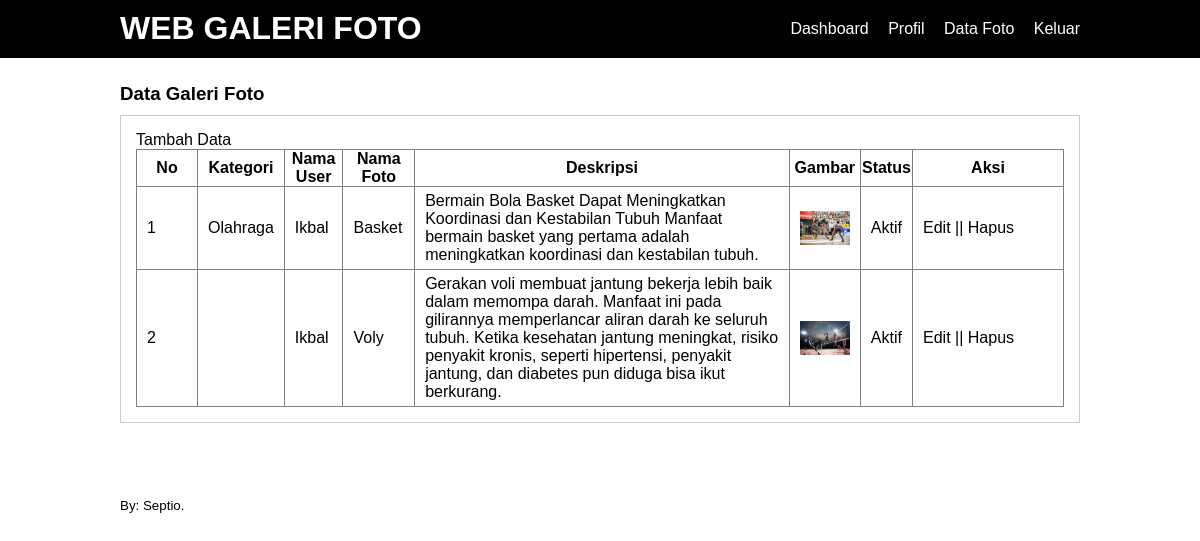
Screenshot of /data-image.php (signed in) with the database file from the repository.
### tables this page shows
CREATE TABLE `tb_image` (
  `image_id` int(11) NOT NULL,
  `category_id` int(11) NOT NULL,
  `category_name` varchar(100) NOT NULL,
  `admin_id` int(11) NOT NULL,
  `admin_name` varchar(100) NOT NULL,
  `image_name` varchar(100) NOT NULL,
  `image_description` text NOT NULL,
  `image` varchar(100) NOT NULL,
  `image_status` tinyint(1) NOT NULL,
  `date_created` timestamp NOT NULL DEFAULT current_timestamp() ON UPDATE current_timestamp()
);

### data-image.php (the view, shortened to what this page needs)
<?php
	include 'db.php';
?>
<!DOCTYPE html PUBLIC "-//W3C//DTD XHTML 1.0 Transitional//EN" "http://www.w3.org/TR/xhtml1/DTD/xhtml1-transitional.dtd">
<html xmlns="http://www.w3.org/1999/xhtml">
<head>
<link rel="stylesheet" type="text/css" href="css/style.css">
</head>
<body>
    <header>
        <div class="container">
        <h1><a href="dashboard.php">WEB GALERI FOTO</a></h1>
        <ul>
           <li><a href="dashboard.php">Dashboard</a></li>
           <li><a href="profil.php">Profil</a></li>
           <li><a href="data-image.php">Data Foto</a></li>
           <li><a href="Keluar.php">Keluar</a></li>
        </ul>
        </div>
    </header>
    <div class="section">
        <div class="container">
            <h3>Data Galeri Foto</h3>
            <div class="box">
                <p><a href="tambah-image.php">Tambah Data</a></p>
                <table border="1" cellspacing="0" class="table">
                    <thead>
                        <tr>
                           <th width="60px">No</th>
                           <th>Kategori</th>
                           <th>Nama User</th>
                           <th>Nama Foto</th>
                           <th>Deskripsi</th>
                           <th>Gambar</th>
                           <th>Status</th>
                           <th width="150px">Aksi</th>
                        </tr>
                    </thead>
                    <tbody>
                        <?php
						    $no = 1;
							$user = $_SESSION['a_global']->admin_id;
                            $foto = mysqli_query($conn, "SELECT * FROM tb_image WHERE admin_id = '$user' ");
							if(mysqli_num_rows($foto) >0 ){
							while($row = mysqli_fetch_array($foto)){
						?>
                        <tr>
                           <td><?php echo $no++ ?></td>
                           <td><?php echo $row['category_name'] ?></td>
                           <td><?php echo $row['admin_name'] ?></td>
                           <td><?php echo $row['image_name'] ?></td>
                           <td><?php echo $row['image_description']?></td>
                           <td><a href="foto/<?php echo $row['image']?>" target="_blank"><img src="foto/<?php echo $row['image']?>" width="50px"></a></td>
                           <td><?php echo ($row['image_status'] == 0)? 'Tidak Aktif':'Aktif'; ?></td>
                           <td>
                              <a href="edit-image.php?id=<?php echo $row['image_id'] ?>">Edit</a> ||
                              <a href="proses-hapus.php?idp=<?php echo $row['image_id'] ?>" onclick="return confirm('Yakin Ingin Hapus ?')">Hapus</a>
                           </td>
                        </tr>
                        <?php }}else{ ?>
                             <tr>
                                <td colspan="8">Tidak ada data</td>
                             </tr>
                        <?php } ?>
                    </tbody>
                </table>
            </div>
        </div>
    </div>
     <footer>
        <div class="container">
            <small>By: Septio.</small>
        </div>
    </footer>
</body>
</html>

### css/style.css (style rules this page uses)
* { padding:0; margin:0; font-family:'Quicksand', sans-serif; }
body { background-color:#ffffff; }
a { color: inherit; text-decoration:none; }
header { background-color: #000000; color: #fff; }
header h1 { float:left; padding:10px 0; }
header ul { float:right; }
header ul li { display:inline-block; }
header ul li a { padding:20px 0 20px 15px; display: inline-block; }
footer { padding:25px 0; }
.container { width: 80%; margin: 0 auto; }
.container:after { content:''; display: block; clear:both; }
.section { padding:25px 0; }
.box { background-color: #fff; border:1px solid #ccc; padding:15px; box-sizing: border-box; margin:10px 0 25px 0; }
.box:after { content: ''; display: block; clear: both; }
.table { width: 100%; border-collapse: collapse; }
.table tr { height: 30px; }
.table tr td { padding:5px 10px; }

### rows the page displays
tb_image: category_name "Olahraga", admin_name "Ikbal", image_name "Basket", image_description "Bermain Bola Basket Dapat Meningkatkan Koordinasi dan Kestabilan Tubuh Manfaat bermain basket yang pertama adalah meningkatkan koordinasi dan kestabilan tubuh.", image (picture), image_status "Aktif"
tb_image: admin_name "Ikbal", image_name "Voly", image_description "Gerakan voli membuat jantung bekerja lebih baik dalam memompa darah. Manfaat ini pada gilirannya memperlancar aliran darah ke seluruh tubuh. Ketika kesehatan jantung meningkat, risiko penyakit kronis, seperti hipertensi, penyakit jantung, dan diabetes pun diduga bisa ikut berkurang.", image (picture), image_status "Aktif"
